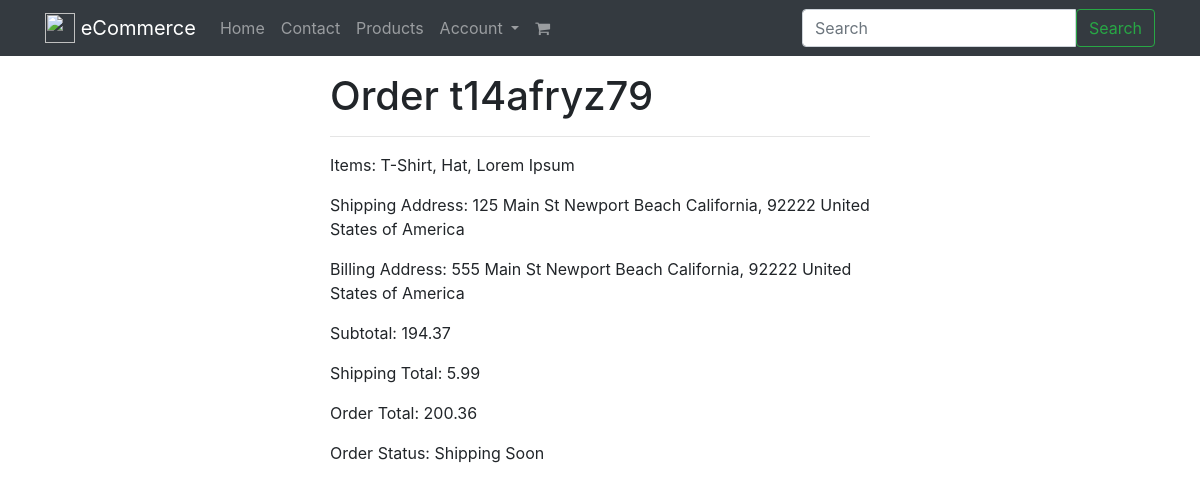
/orders/t14afryz79/ (signed in), run on the app's committed database.
### orders/models.py (models this page shows, shortened)
class Order(models.Model):
    billing_profile     = models.ForeignKey(BillingProfile, null=True, blank=True)
    order_id            = models.CharField(max_length=120, blank=True) # AB31DE3
    shipping_address    = models.ForeignKey(Address, related_name="shipping_address",null=True, blank=True)
    billing_address     = models.ForeignKey(Address, related_name="billing_address", null=True, blank=True)
    shipping_address_final    = models.TextField(blank=True, null=True)
    billing_address_final     = models.TextField(blank=True, null=True)
    cart                = models.ForeignKey(Cart)
    status              = models.CharField(max_length=120, default='created', choices=ORDER_STATUS_CHOICES)
    shipping_total      = models.DecimalField(default=5.99, max_digits=100, decimal_places=2)
    total               = models.DecimalField(default=0.00, max_digits=100, decimal_places=2)
    active              = models.BooleanField(default=True)
    updated             = models.DateTimeField(auto_now=True)
    timestamp           = models.DateTimeField(auto_now_add=True)
    objects = OrderManager()
    class Meta:
       ordering = ['-timestamp', '-updated']
    def get_status(self):
        if self.status == "refunded":
            return "Refunded order"
        elif self.status == "shipped":
            return "Shipped"
        return "Shipping Soon"

### products/models.py (models this page shows, shortened)
class Product(models.Model):
    title           = models.CharField(max_length=120)
    slug            = models.SlugField(blank=True, unique=True)
    description     = models.TextField()
    price           = models.DecimalField(decimal_places=2, max_digits=20, default=39.99)
    image           = models.ImageField(upload_to=upload_image_path, null=True, blank=True)
    featured        = models.BooleanField(default=False)
    active          = models.BooleanField(default=True)
    timestamp       = models.DateTimeField(auto_now_add=True)
    is_digital      = models.BooleanField(default=False) # User Library
    objects = ProductManager()
    def __str__(self):
        return self.title

### carts/models.py (models this page shows, shortened)
class Cart(models.Model):
    user        = models.ForeignKey(User, null=True, blank=True)
    products    = models.ManyToManyField(Product, blank=True)
    subtotal    = models.DecimalField(default=0.00, max_digits=100, decimal_places=2)
    total       = models.DecimalField(default=0.00, max_digits=100, decimal_places=2)
    updated     = models.DateTimeField(auto_now=True)
    timestamp   = models.DateTimeField(auto_now_add=True)
    objects = CartManager()

### orders/views.py (the view)
# urls.py: url(r'^(?P<order_id>[0-9A-Za-z]+)/$', OrderDetailView.as_view(), name='detail'),
class OrderDetailView(LoginRequiredMixin, DetailView):
    def get_object(self):
        qs = Order.objects.by_request(
                    self.request
                ).filter(
                    order_id = self.kwargs.get('order_id')
                )
        if qs.count() == 1:
            return qs.first()
        raise Http404

### billing/models.py (called while the page is built)
    def new_or_get(self, request):
        user = request.user
        guest_email_id = request.session.get('guest_email_id')
        created = False
        obj = None
        if user.is_authenticated():
            obj, created = self.model.objects.get_or_create(
                            user=user, email=user.email)
        elif guest_email_id is not None:
            'guest user checkout; auto reloads payment stuff'
            guest_email_obj = GuestEmail.objects.get(id=guest_email_id)
            obj, created = self.model.objects.get_or_create(
                                            email=guest_email_obj.email)
        else:
            pass
        return obj, created

### orders/models.py (called while the page is built)
    def by_request(self, request):
        billing_profile, created = BillingProfile.objects.new_or_get(request)
        return self.filter(billing_profile=billing_profile)

    def get_queryset(self):
        return OrderManagerQuerySet(self.model, using=self._db)

    def by_request(self, request):
        return self.get_queryset().by_request(request)

### products/models.py (called while the page is built)
    def active(self):
        return self.filter(active=True)

    def get_queryset(self):
        return ProductQuerySet(self.model, using=self._db)

    def all(self):
        return self.get_queryset().active()

### orders/templates/orders/order_detail.html
{% extends "base.html" %}
{% block content %}
 <div class='row'>
    <div class='col-12 col-md-6 mx-auto'>
         <h1>Order {{ object.order_id }}</h1>
          <hr/>
    </div>
</div>
<div class='row'>
    <div class='col-12 col-md-6 mx-auto'>
<p>Items: {% for product in object.cart.products.all %}{{ product }}{% if not forloop.last %}, {% endif %}{% endfor %}</p>
<p>Shipping Address: {{ object.shipping_address_final }}</p>
<p>Billing Address: {{ object.billing_address_final }}</p>
<p>Subtotal: {{ object.cart.total }}</p>
<p>Shipping Total: {{ object.shipping_total }}</p>
<p>Order Total: {{ object.total }}</p>
<p>Order Status: {{ object.get_status }}</p>
</div>
{% endblock %}

### data on the page
Order: order_id "t14afryz79", shipping_address_final "125 Main St Newport Beach California, 92222 United States of America", billing_address_final "555 Main St Newport Beach California, 92222 United States of America", cart.total "194.37", shipping_total "5.99", total "200.36", get_status "Shipping Soon"
Product: title "T-Shirt"
Product: title "Hat"
Product: title "Lorem Ipsum"

### other printed values
{{ brand_name }} "eCommerce"
